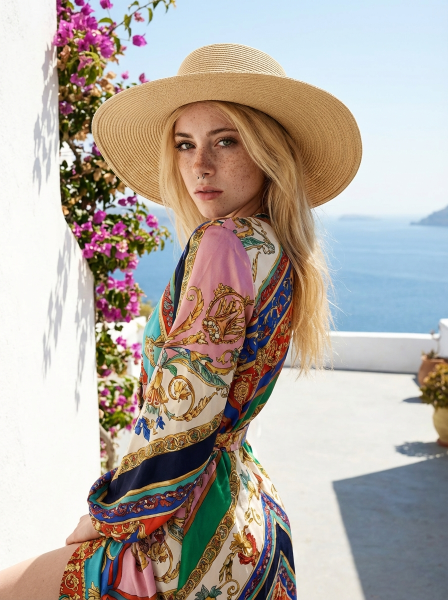
#> input picture reports 待发文章/2026-01-28-nano-banana-pro-prompt-styles/assets/In the style of "Mario Testino"-2.jpeg, 896 x 1200 px, given in place of ., which was not available (shown at 1/2 size)
$ python -i generate_collage_cover.py   (imports and definitions only)
#> lines starting #> are read from the running program, lines starting #| are printed output that depends on the picture; pictures that were not available may be replaced by others from this repository, and a replacement may not be noted
#!/usr/bin/env python3
"""
Generate overlapping-cards collage cover for AliciBlog.

5 photos arranged as fanned, rotated cards on a black canvas
with teal-colored shadows and borders (Alici AI brand identity).

Output: 1200x630 JPEG
"""

import os
import math
from PIL import Image, ImageDraw, ImageFilter

# === Configuration ===

CANVAS_W, CANVAS_H = 1200, 630
BG_COLOR = (0, 0, 0)

# Card dimensions (portrait 3:4)
CARD_W = 180
CARD_H = int(CARD_W * 4 / 3)  # 240
HERO_SCALE = 1.3
CORNER_RADIUS = 6

# Teal brand color
TEAL = (79, 209, 197)  # #4FD1C5

# Border
BORDER_WIDTH = 2
BORDER_OPACITY = int(255 * 0.40)  # 40%

# Shadow
SHADOW_OFFSET = (4, 6)
SHADOW_BLUR = 12
SHADOW_OPACITY = int(255 * 0.25)  # 25%

# Background glow
GLOW_RADIUS = 300
GLOW_OPACITY = int(255 * 0.08)  # 8%

# Layout
ROTATION_ANGLES = [-14, -7, 0, 7, 14]
HORIZONTAL_SPAN = 700  # tighter span for more overlap between cards
VERTICAL_CENTER_Y = 300  # slightly above center
ARC_DROP = 25  # how much outer cards drop (arc effect)

# Paths
BASE_DIR = os.path.dirname(os.path.dirname(os.path.abspath(__file__)))
IMAGE_DIR = os.path.join(
    BASE_DIR,
    "reports",
    "1.29 How to Create an AI Influencer-10 Prompt",
    "images",
)
OUTPUT_PATH = os.path.join(
    BASE_DIR,
    "reports",
    "1.29 How to Create an AI Influencer-10 Prompt",
    "06-cover-collage.jpeg",
)

# Card order (left to right)
IMAGE_FILES = [
    "04-man-ray.jpeg",        # Card 0: B&W surreal
    "01-guy-bourdin.jpeg",    # Card 1: Saturated RED
    "05-david-lachapelle.jpeg",  # Card 2: HERO - candy POP
    "02-helmut-newton.jpeg",  # Card 3: B&W urban
    "06-mario-testino.jpeg",  # Card 4: Gold warm
]


def round_corners(img, radius):
    """Apply rounded corners using an alpha mask."""
    w, h = img.size
    mask = Image.new("L", (w, h), 0)
    draw = ImageDraw.Draw(mask)
    draw.rounded_rectangle([0, 0, w - 1, h - 1], radius=radius, fill=255)
    if img.mode != "RGBA":
        img = img.convert("RGBA")
    img.putalpha(mask)
    return img


def add_teal_border(img, border_width=BORDER_WIDTH, opacity=BORDER_OPACITY):
    """Draw a teal border inside the card edges."""
    overlay = Image.new("RGBA", img.size, (0, 0, 0, 0))
    draw = ImageDraw.Draw(overlay)
    w, h = img.size
    color = (*TEAL, opacity)
    draw.rounded_rectangle(
        [0, 0, w - 1, h - 1],
        radius=CORNER_RADIUS,
        outline=color,
        width=border_width,
    )
    return Image.alpha_composite(img, overlay)


def create_shadow(card_size, rotation, offset=SHADOW_OFFSET,
                  blur=SHADOW_BLUR, opacity=SHADOW_OPACITY):
    """Create a teal drop shadow for a rotated card."""
    w, h = card_size
    # Pad for blur spread
    pad = blur * 3
    shadow_canvas = Image.new("RGBA", (w + pad * 2, h + pad * 2), (0, 0, 0, 0))
    shadow_rect = Image.new("RGBA", (w, h), (*TEAL, opacity))
    # Apply rounded corners to shadow shape
    mask = Image.new("L", (w, h), 0)
    draw = ImageDraw.Draw(mask)
    draw.rounded_rectangle([0, 0, w - 1, h - 1], radius=CORNER_RADIUS, fill=255)
    shadow_rect.putalpha(mask)
    shadow_canvas.paste(shadow_rect, (pad + offset[0], pad + offset[1]))
    # Blur
    shadow_canvas = shadow_canvas.filter(ImageFilter.GaussianBlur(radius=blur))
    # Rotate
    shadow_canvas = shadow_canvas.rotate(-rotation, resample=Image.BICUBIC, expand=True)
    return shadow_canvas


def create_radial_glow(canvas_size, center=None, radius=GLOW_RADIUS,
                       opacity=GLOW_OPACITY):
    """Create a subtle radial teal glow on the canvas center."""
    w, h = canvas_size
    if center is None:
        center = (w // 2, h // 2)
    glow = Image.new("RGBA", (w, h), (0, 0, 0, 0))
    cx, cy = center
    # Draw concentric circles with decreasing opacity
    for r in range(radius, 0, -1):
        alpha = int(opacity * (1 - (r / radius) ** 2))
        if alpha < 1:
            continue
        layer = Image.new("RGBA", (w, h), (0, 0, 0, 0))
        draw = ImageDraw.Draw(layer)
        draw.ellipse(
            [cx - r, cy - r, cx + r, cy + r],
            fill=(*TEAL, alpha),
        )
        glow = Image.alpha_composite(glow, layer)
    return glow


def create_radial_glow_fast(canvas_size, center=None, radius=GLOW_RADIUS,
                            opacity=GLOW_OPACITY):
    """Faster radial glow using a small source scaled up + blurred."""
    w, h = canvas_size
    if center is None:
        center = (w // 2, h // 2)

    # Create a small dot and scale it up
    dot_size = 64
    dot = Image.new("RGBA", (dot_size, dot_size), (0, 0, 0, 0))
    draw = ImageDraw.Draw(dot)
    r = dot_size // 4
    cx, cy = dot_size // 2, dot_size // 2
    draw.ellipse([cx - r, cy - r, cx + r, cy + r], fill=(*TEAL, opacity))

    # Scale to desired glow diameter
    glow_diam = radius * 2
    dot = dot.resize((glow_diam, glow_diam), Image.LANCZOS)
    dot = dot.filter(ImageFilter.GaussianBlur(radius=radius // 2))

    # Paste onto full canvas
    glow = Image.new("RGBA", (w, h), (0, 0, 0, 0))
    paste_x = center[0] - glow_diam // 2
    paste_y = center[1] - glow_diam // 2
    glow.paste(dot, (paste_x, paste_y))
    return glow


def prepare_card_image(path, target_w, target_h):
    """Load, center-crop to target aspect ratio, and resize."""
    img = Image.open(path).convert("RGBA")
    src_w, src_h = img.size
    target_ratio = target_w / target_h
    src_ratio = src_w / src_h

    if src_ratio > target_ratio:
        # Source is wider: crop width
        new_w = int(src_h * target_ratio)
        left = (src_w - new_w) // 2
        img = img.crop((left, 0, left + new_w, src_h))
    elif src_ratio < target_ratio:
        # Source is taller: crop height
        new_h = int(src_w / target_ratio)
        top = (src_h - new_h) // 2
        img = img.crop((0, top, src_w, top + new_h))

    img = img.resize((target_w, target_h), Image.LANCZOS)
    return img


def generate_collage_cover(image_paths, output_path):
    """Main composition function."""
#> called with output_path = 'out.png'
    # 1. Create black RGBA canvas
    canvas = Image.new("RGBA", (CANVAS_W, CANVAS_H), (*BG_COLOR, 255))

    # 2. Add subtle teal glow at center
    glow = create_radial_glow_fast(
        (CANVAS_W, CANVAS_H),
        center=(CANVAS_W // 2, VERTICAL_CENTER_Y),
    )
#> in create_radial_glow_fast, `dot = Image.new("RGBA", (dot_size, dot_size), (0, 0, 0, 0))`: dot: PIL image 64x64 RGBA; every value is 0
#> in create_radial_glow_fast, `dot = dot.resize((glow_diam, glow_diam), Image.LANCZOS)`:
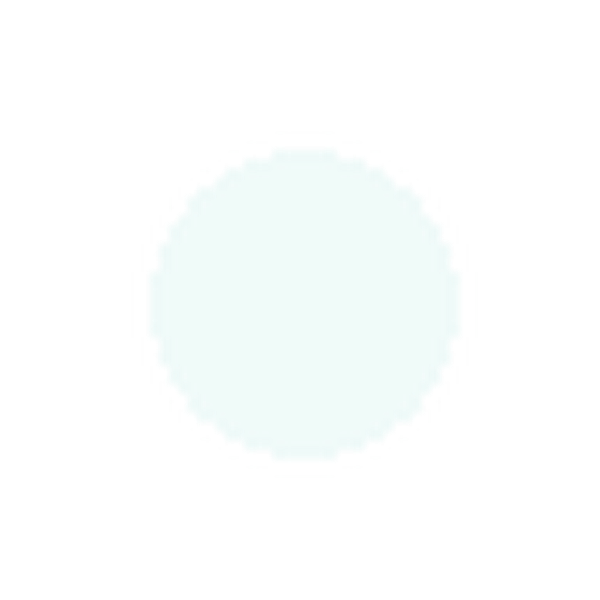
#> dot: PIL image 600x600 RGBA; mean R, G, B, A 16.6, 45.1, 42.1, 4.2; transparent parts drawn white
#> in create_radial_glow_fast, `glow = Image.new("RGBA", (w, h), (0, 0, 0, 0))`: glow: PIL image 1200x630 RGBA; every value is 0
#> in create_radial_glow_fast, `glow.paste(dot, (paste_x, paste_y))`:
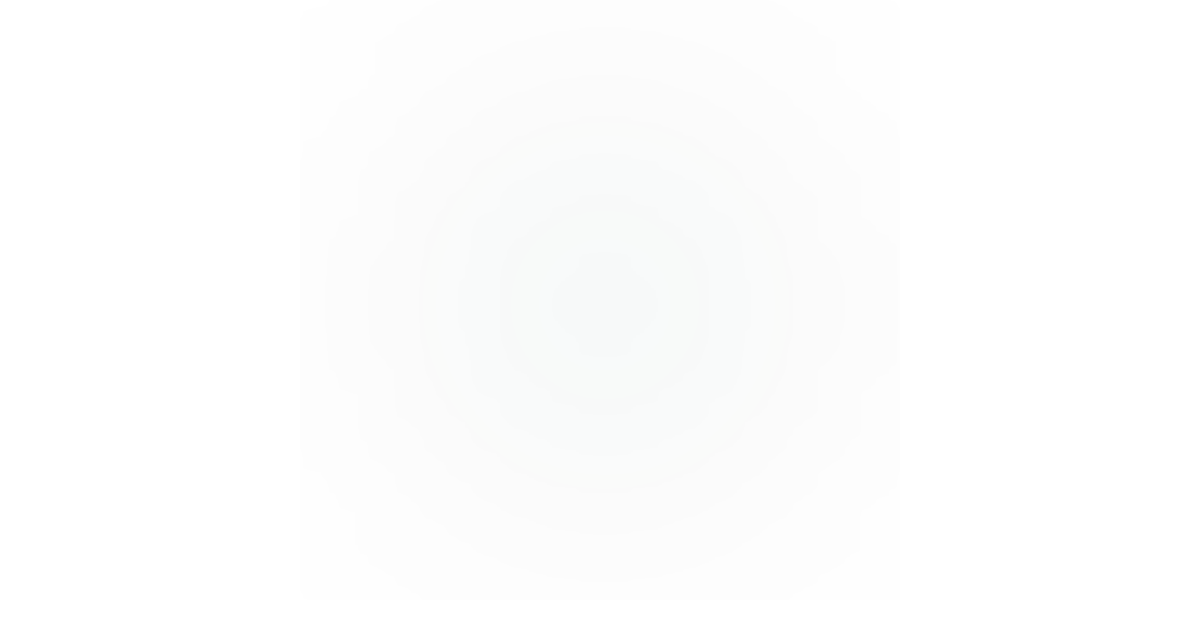
#> glow: PIL image 1200x630 RGBA; mean R, G, B, A 7, 19, 17.7, 1.8; transparent parts drawn white
    canvas = Image.alpha_composite(canvas, glow)

    # 3. Prepare card positions and sizes
    cards = []
    for i in range(5):
        is_hero = (i == 2)
        scale = HERO_SCALE if is_hero else 1.0
        w = int(CARD_W * scale)
        h = int(CARD_H * scale)

        # Horizontal position: evenly spaced across HORIZONTAL_SPAN
        x_center = (CANVAS_W - HORIZONTAL_SPAN) // 2 + int(
            HORIZONTAL_SPAN * i / 4
        )
        # Vertical: arc effect (outer cards sit lower)
        dist_from_center = abs(i - 2)
        y_offset = int(ARC_DROP * dist_from_center)
        y_center = VERTICAL_CENTER_Y + y_offset

        angle = ROTATION_ANGLES[i]
        cards.append({
            "index": i,
            "path": image_paths[i],
            "w": w,
            "h": h,
            "x": x_center,
            "y": y_center,
            "angle": angle,
            "is_hero": is_hero,
        })

    # 4. Render order: outermost first, hero last (on top)
    render_order = [0, 4, 1, 3, 2]

    for idx in render_order:
        card = cards[idx]
        # Load and prepare image
        img = prepare_card_image(card["path"], card["w"], card["h"])
        # Round corners
        img = round_corners(img, CORNER_RADIUS)
#> in round_corners, `mask = Image.new("L", (w, h), 0)`: mask: PIL image 180x240 L; every value is 0
#> in round_corners, `img.putalpha(mask)`:
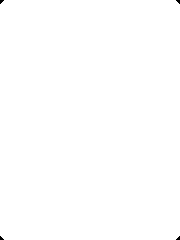
#> mask: PIL image 180x240 L; 99.9% white; 4 black regions (4 under 20 px)
        # Add teal border
        img = add_teal_border(img)
#> in add_teal_border, `overlay = Image.new("RGBA", img.size, (0, 0, 0, 0))`: overlay: PIL image 180x240 RGBA; every value is 0

        # Create shadow
        shadow = create_shadow(
            (card["w"], card["h"]),
            card["angle"],
        )
#> in create_shadow, `shadow_canvas = Image.new("RGBA", (w + pad * 2, h + pad * 2), (0, 0, 0..`: shadow_canvas: PIL image 252x312 RGBA; every value is 0
#> in create_shadow, `shadow_rect.putalpha(mask)`:
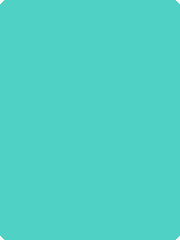
#> shadow_rect: PIL image 180x240 RGBA; mean R, G, B, A 79, 209, 197, 254.8; transparent parts drawn white
#> in create_shadow, `shadow_canvas = shadow_canvas.rotate(-rotation, resample=Image.BICUBIC..`:
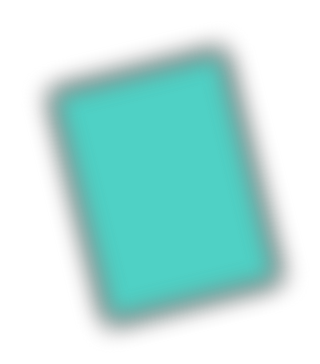
#> shadow_canvas: PIL image 320x364 RGBA; mean R, G, B, A 28.5, 76.6, 72.2, 94.3; transparent parts drawn white

        # Rotate card
        rotated = img.rotate(
            -card["angle"],
            resample=Image.BICUBIC,
            expand=True,
        )
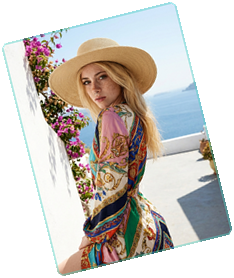
#> rotated: PIL image 234x278 RGBA; mean R, G, B, A 117.4, 112.1, 106.6, 169.2; transparent parts drawn white

        # Calculate paste position (centered on x,y)
        # Shadow
        sx = card["x"] - shadow.size[0] // 2
#> sx = 90
        sy = card["y"] - shadow.size[1] // 2
#> sy = 168
        canvas.paste(shadow, (sx, sy), shadow)

        # Card
        cx = card["x"] - rotated.size[0] // 2
#> cx = 133
        cy = card["y"] - rotated.size[1] // 2
#> cy = 211
        canvas.paste(rotated, (cx, cy), rotated)
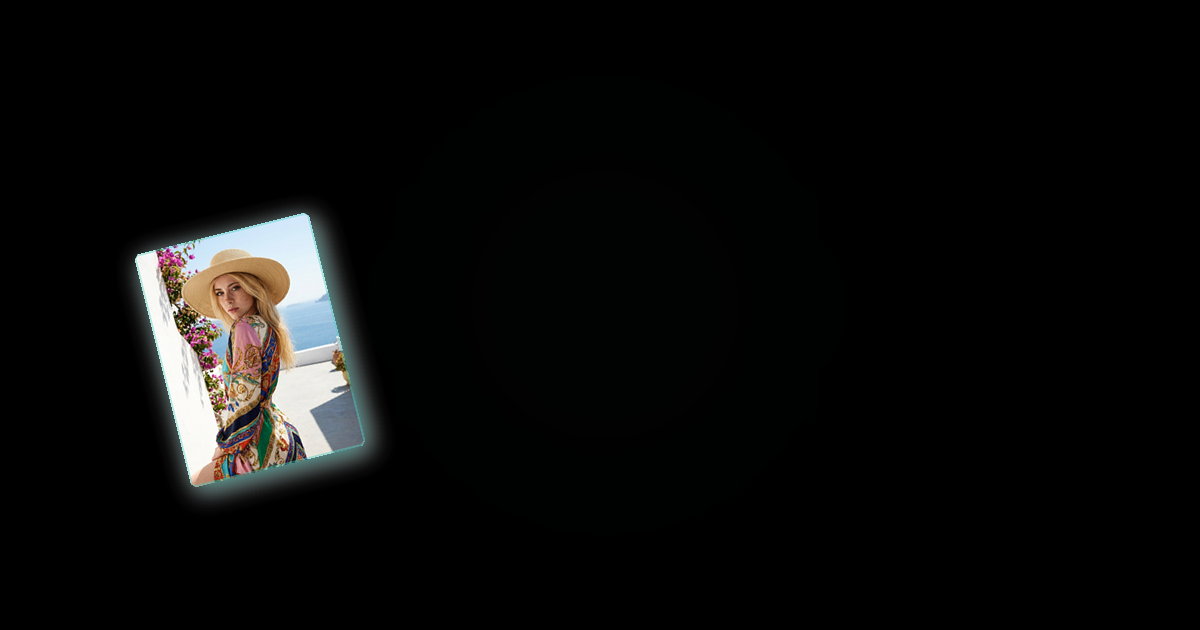
#> canvas: PIL image 1200x630 RGBA; mean R, G, B, A 10.3, 10.3, 9.8, 254; transparent parts drawn white
#> pass 2 of the loop in generate_collage_cover, `for idx in render_order:`:
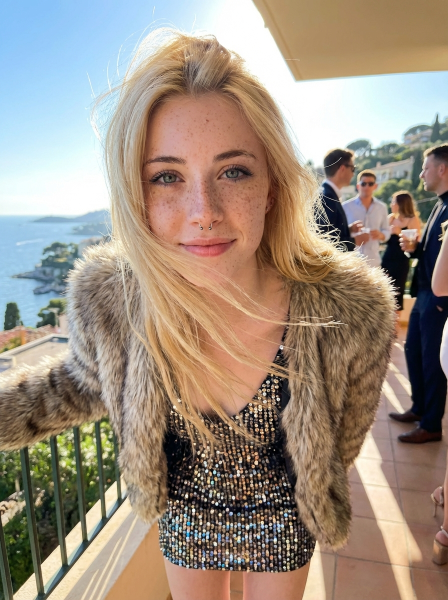
#> input picture reports 待发文章/2026-01-28-nano-banana-pro-prompt-styles/assets/In the style of "Mario Testino"-3.jpeg, 896 x 1200 px, given in place of e, which was not available (shown at 1/2 size)
#> in generate_collage_cover, `rotated = img.rotate( -card["angle"], resample=Image.BICUBIC, expand=T..`:
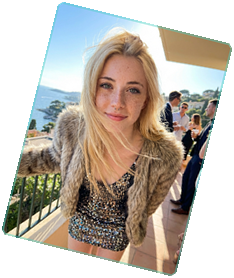
#> rotated: PIL image 234x278 RGBA; mean R, G, B, A 103.4, 94.8, 85.1, 169.2; transparent parts drawn white
#> in generate_collage_cover, `canvas.paste(rotated, (cx, cy), rotated)`:
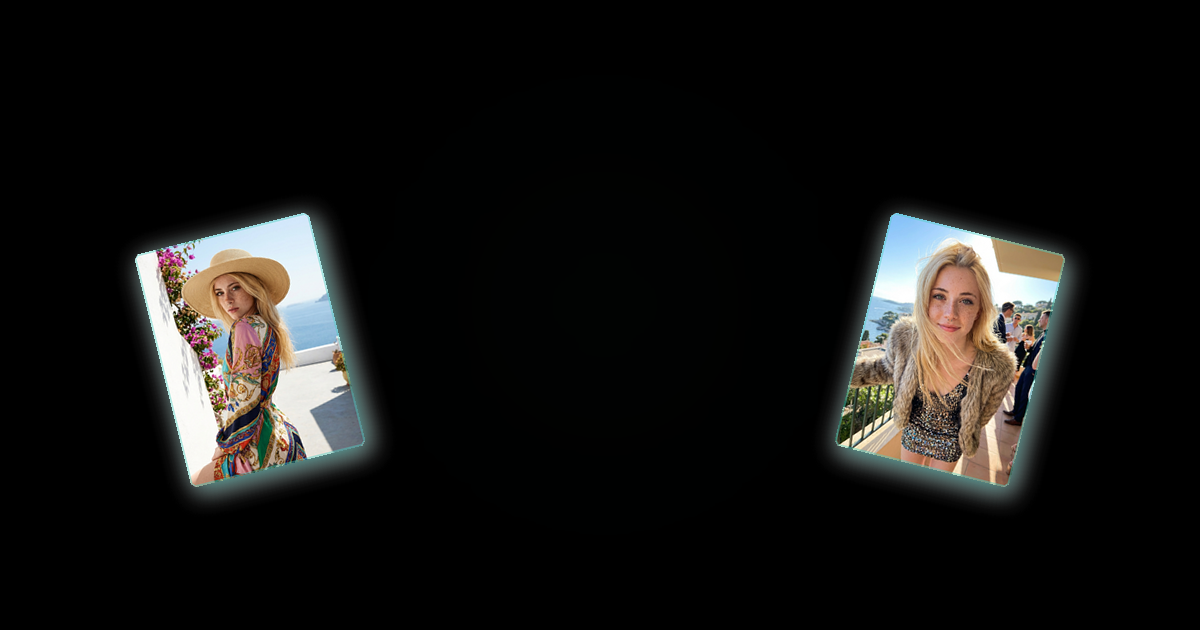
#> canvas: PIL image 1200x630 RGBA; mean R, G, B, A 19.4, 18.9, 17.5, 253.1; transparent parts drawn white

    # 5. Convert to RGB and save
    final = canvas.convert("RGB")
    final.save(output_path, "JPEG", quality=92)
    print(f"Saved collage cover: {output_path}")
    print(f"Size: {final.size[0]}x{final.size[1]}")


def main():
    image_paths = [os.path.join(IMAGE_DIR, f) for f in IMAGE_FILES]
    # Verify all images exist
    for p in image_paths:
        if not os.path.exists(p):
            print(f"ERROR: Image not found: {p}")
            return
    generate_collage_cover(image_paths, OUTPUT_PATH)


# [2 lines not run here, left out]

#> (the run stopped early here; a loop or call above may not have finished)
